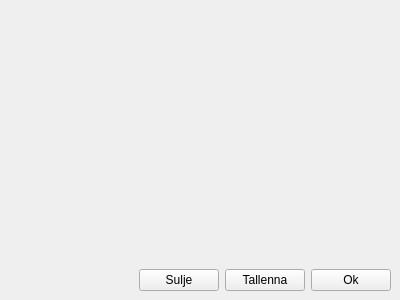
<?xml version="1.0" encoding="UTF-8"?>
<ui version="4.0">
 <class>EditForm</class>
 <widget class="QWidget" name="EditForm">
  <property name="geometry">
   <rect>
    <x>0</x>
    <y>0</y>
    <width>400</width>
    <height>300</height>
   </rect>
  </property>
  <property name="windowTitle">
   <string>Form</string>
  </property>
  <layout class="QVBoxLayout" name="verticalLayout">
   <property name="margin">
    <number>0</number>
   </property>
   <item>
    <widget class="QStackedWidget" name="formContainer"/>
   </item>
   <item>
    <layout class="QHBoxLayout" name="horizontalLayout">
     <property name="leftMargin">
      <number>9</number>
     </property>
     <property name="topMargin">
      <number>0</number>
     </property>
     <property name="rightMargin">
      <number>9</number>
     </property>
     <property name="bottomMargin">
      <number>9</number>
     </property>
     <item>
      <spacer name="horizontalSpacer">
       <property name="orientation">
        <enum>Qt::Horizontal</enum>
       </property>
       <property name="sizeHint" stdset="0">
        <size>
         <width>40</width>
         <height>20</height>
        </size>
       </property>
      </spacer>
     </item>
     <item>
      <widget class="QPushButton" name="closeButton">
       <property name="text">
        <string>Sulje</string>
       </property>
      </widget>
     </item>
     <item>
      <widget class="QPushButton" name="saveButton">
       <property name="text">
        <string>Tallenna</string>
       </property>
      </widget>
     </item>
     <item>
      <widget class="QPushButton" name="okButton">
       <property name="text">
        <string>Ok</string>
       </property>
      </widget>
     </item>
    </layout>
   </item>
  </layout>
 </widget>
 <resources/>
 <connections/>
</ui>
